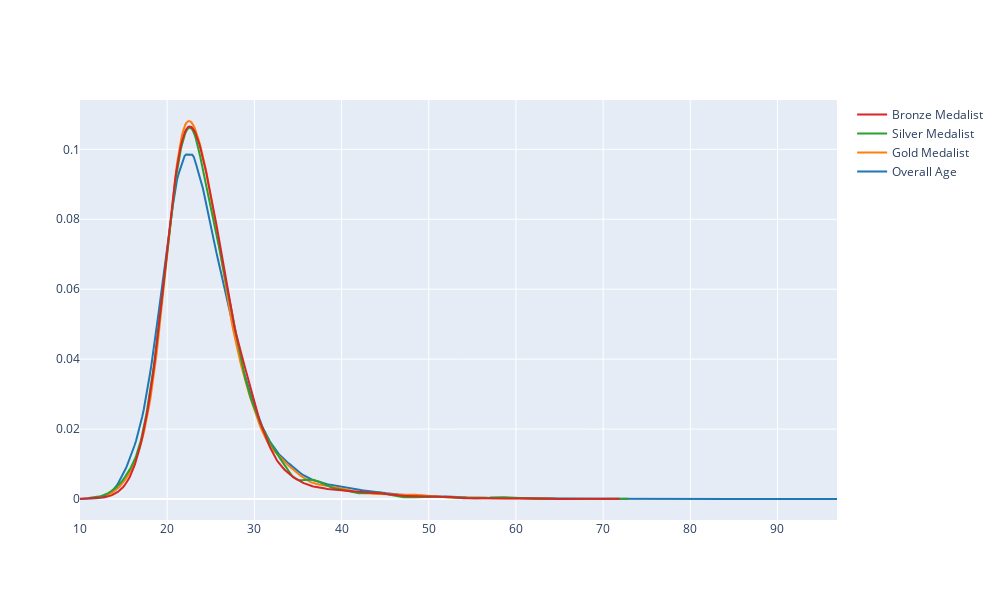

Write notebook code for a chart like this one.
### Code cell
fig = ff.create_distplot([x1, x2, x3, x4], ['Overall Age', 'Gold Medalist', 'Silver Medalist', 'Bronze Medalist'],show_hist=False, show_rug=False)
fig.update_layout(autosize=False,width=1000,height=600)

### Figure 1 — Plotly figure (JSON) as saved in the notebook; plotly's stock layout.template omitted (floating-point values rounded to 4 significant figures; data arrays with more than 128 entries replaced by an {"elided": "..."} marker saying what was removed)
{"data": [{"legendgroup": "Overall Age", "marker": {"color": "rgb(31, 119, 180)"}, "mode": "lines", "name": "Overall Age", "showlegend": true, "type": "scatter", "x": {"elided": "500 float values"}, "xaxis": "x", "y": {"elided": "500 float values"}, "yaxis": "y"}, {"legendgroup": "Gold Medalist", "marker": {"color": "rgb(255, 127, 14)"}, "mode": "lines", "name": "Gold Medalist", "showlegend": true, "type": "scatter", "x": {"elided": "500 float values"}, "xaxis": "x", "y": {"elided": "500 float values"}, "yaxis": "y"}, {"legendgroup": "Silver Medalist", "marker": {"color": "rgb(44, 160, 44)"}, "mode": "lines", "name": "Silver Medalist", "showlegend": true, "type": "scatter", "x": {"elided": "500 float values"}, "xaxis": "x", "y": {"elided": "500 float values"}, "yaxis": "y"}, {"legendgroup": "Bronze Medalist", "marker": {"color": "rgb(214, 39, 40)"}, "mode": "lines", "name": "Bronze Medalist", "showlegend": true, "type": "scatter", "x": {"elided": "500 float values"}, "xaxis": "x", "y": {"elided": "500 float values"}, "yaxis": "y"}], "layout": {"autosize": false, "barmode": "overlay", "height": 600, "hovermode": "closest", "legend": {"traceorder": "reversed"}, "width": 1000, "xaxis": {"anchor": "y2", "domain": [0, 1], "zeroline": false}, "yaxis": {"anchor": "free", "domain": [0, 1], "position": 0}}}
